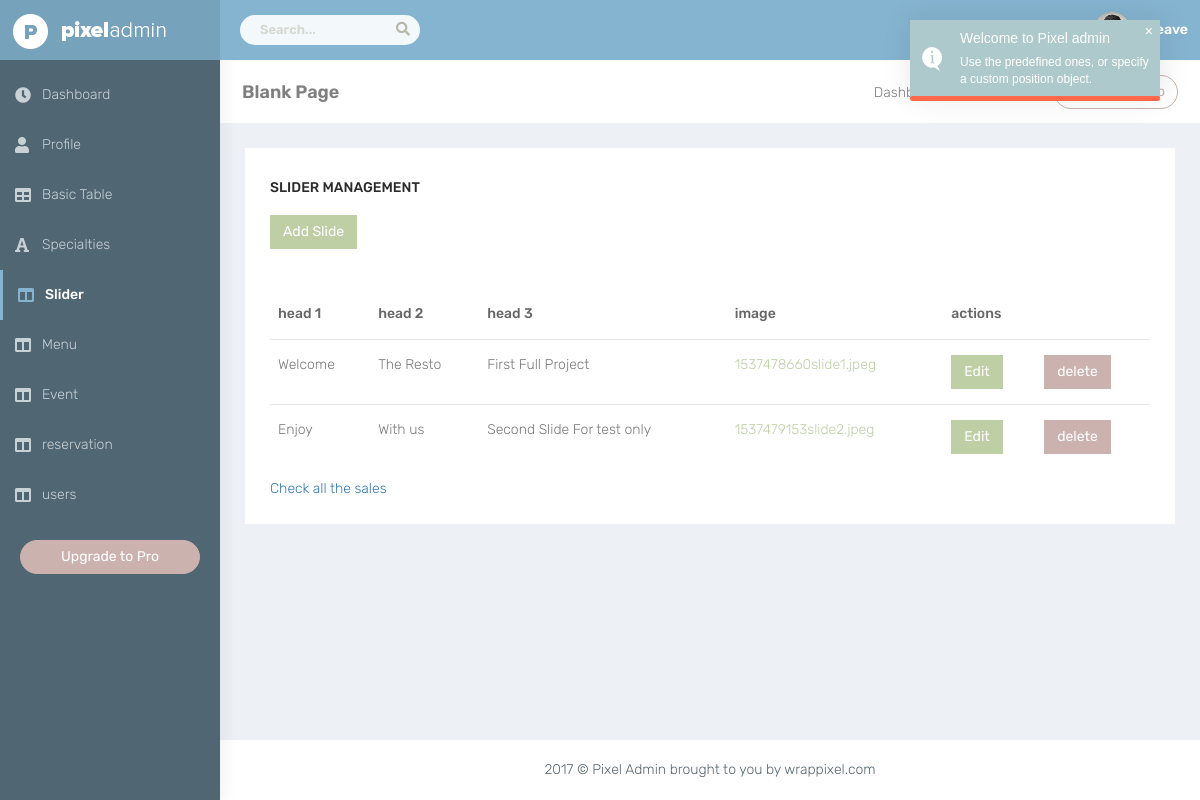
Page /admin/slider.php on the committed database.
### tables this page shows
CREATE TABLE `slider` (
  `id` int(11) NOT NULL,
  `head1` varchar(50) NOT NULL,
  `head2` varchar(50) NOT NULL,
  `head3` varchar(100) NOT NULL,
  `image_url` text NOT NULL,
  `status` int(11) NOT NULL
);

### classes/model.php (called while the page is built, shortened)
<?php
class model extends DB{
    public static function all(){
        $a = new static;
        $sql = "SELECT * FROM `$a->table`";
        $data = $a->fetch($sql);
        return $data;
    }
}
?>

### classes/DB.php (called while the page is built, shortened)
<?php
class DB{
    private $host    = HOST;
    private $user    = USER;
    private $pass    = PASS;
    private $db_name = DB_NAME;
    protected static $connect;
    public function connect(){
        if(!self::$connect){
            self::$connect = mysqli_connect($this->host , $this->user , $this->pass , $this->db_name);
        }
        return self::$connect;
    }
    public function query($sql){
        $con = $this->connect();
        $res = mysqli_query($con , $sql);
        return $res;
    }
    public function fetch($sql){
        $data = [];
        $res = $this->query($sql);
        if(mysqli_num_rows($res) > 0){
            while ($row = mysqli_fetch_assoc($res)){
                $a = new static;
                foreach($row as $key => $val){
                    $a->$key = $val;
                }
                $data[]= $a;
            }
        }
       return $data;
    }
}
?>

### admin/slider.php (the view, shortened to what this page needs)
<?php
    include "header.php";
    $slides = slide::all();
?>
        <div id="page-wrapper">
            <div class="container-fluid">
                <div class="row bg-title">
                    <div class="col-lg-3 col-md-4 col-sm-4 col-xs-12">
                        <h4 class="page-title">Blank Page </h4> </div>
                    <div class="col-lg-9 col-sm-8 col-md-8 col-xs-12"> <a href="http://wrappixel.com/templates/pixeladmin/" target="_blank" class="btn btn-danger pull-right m-l-20 btn-rounded btn-outline hidden-xs hidden-sm waves-effect waves-light">Upgrade to Pro</a>
                        <ol class="breadcrumb">
                            <li><a href="#">Dashboard</a></li>
                            <li class="active">Specialties</li>
                        </ol>
                    </div>
                </div>
                <div class="row">
                    <div class="col-md-12">
                        <div class="white-box">
                            <h3 class="box-title">Slider Management</h3>
                            <button class="btn btn-success" data-toggle="modal" data-target="#myModal">Add Slide</button>
                            <br>
                            <br>
                            <br>
                            <div class="table-responsive">
                                <table class="table ">
                                    <thead>
                                        <tr>
                                            <th>head 1</th>
                                            <th>head 2</th>
                                            <th>head 3</th>
                                            <th>image</th>
                                            <th>actions</th>
                                        </tr>
                                    </thead>
                                    <tbody>
                                        <?php
                                            foreach ($slides as $slide) {
                                            if(isset($slide))
                                            {
                                        ?>
                                        <tr>
                                            <td class="txt-oflo"><?php echo $slide->head1; ?></td>
                                            <td><?php echo $slide->head2 ;?></td>
                                            <td class="txt-oflo"><?php echo $slide->head3 ;?></td>
                                            <td><span class="text-success"><?php echo $slide->image_url;?></span></td>
                                            <td><button value="<?php echo $slide->id ;?>" class="btn btn-success" style="margin-left:0 !important">Edit</button></td>
                                            <td><a href="<?php echo "data_process.php?deleteslide=".$slide->id ;?>" value="<?php echo $slide->id ;?>"  class="btn btn-danger" style="margin:0 !important">delete</a></td>
                                        </tr>
                                        <?php }} ?>
                                    </tbody>
                                </table> <a href="#">Check all the sales</a> </div>
                        </div>
            </div>
            <?php
                include "footer.php";
            ?>

### admin/css/colors/blue-dark.css (style rules this page uses)
body { background:#516673 }
.bg-title .breadcrumb .active { color:#85b4d0 }

### rows in the picture
slider: head1 "Welcome", head2 "The Resto", head3 "First Full Project", image_url "1537478660slide1.jpeg", $slide->id 7 (drawn)
slider: head1 "Enjoy", head2 "With us", head3 "Second Slide For test only", image_url "1537479153slide2.jpeg", $slide->id 8 (drawn)
